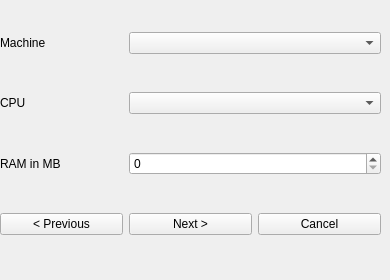
     <widget class="QWidget" name="page_16">
      <widget class="QWidget" name="gridLayoutWidget_15">
       <property name="geometry">
        <rect>
         <x>0</x>
         <y>0</y>
         <width>381</width>
         <height>271</height>
        </rect>
       </property>
       <layout class="QGridLayout" name="gridLayout_15">
        <item row="2" column="0">
         <widget class="QLabel" name="label_40">
          <property name="text">
           <string>RAM in MB</string>
          </property>
         </widget>
        </item>
        <item row="1" column="0">
         <widget class="QLabel" name="label_41">
          <property name="text">
           <string>CPU</string>
          </property>
         </widget>
        </item>
        <item row="0" column="0">
         <widget class="QLabel" name="label_42">
          <property name="text">
           <string>Machine</string>
          </property>
         </widget>
        </item>
        <item row="3" column="0">
         <widget class="QPushButton" name="pushButton_45">
          <property name="text">
           <string>&lt; Previous</string>
          </property>
         </widget>
        </item>
        <item row="3" column="1">
         <widget class="QPushButton" name="pushButton_46">
          <property name="text">
           <string>Next &gt;</string>
          </property>
         </widget>
        </item>
        <item row="3" column="2">
         <widget class="QPushButton" name="pushButton_47">
          <property name="text">
           <string>Cancel</string>
          </property>
         </widget>
        </item>
        <item row="0" column="1" colspan="2">
         <widget class="QComboBox" name="comboBox_23">
          <property name="placeholderText">
           <string>Please select a machine</string>
          </property>
          <item>
           <property name="text">
            <string>Let QEMU decide</string>
           </property>
          </item>
          <item>
           <property name="text">
            <string>microvm</string>
           </property>
          </item>
          <item>
           <property name="text">
            <string>pc</string>
           </property>
          </item>
          <item>
           <property name="text">
            <string>q35</string>
           </property>
          </item>
          <item>
           <property name="text">
            <string>isapc</string>
           </property>
          </item>
          <item>
           <property name="text">
            <string>none</string>
           </property>
          </item>
         </widget>
        </item>
        <item row="1" column="1" colspan="2">
         <widget class="QComboBox" name="comboBox_24">
          <property name="placeholderText">
           <string>Please select a processor</string>
          </property>
          <item>
           <property name="text">
            <string>Let QEMU decide</string>
           </property>
          </item>
          <item>
           <property name="text">
            <string>486</string>
           </property>
          </item>
          <item>
           <property name="text">
            <string>Broadwell</string>
           </property>
          </item>
          <item>
           <property name="text">
            <string>Cascadelake-Server</string>
           </property>
          </item>
          <item>
           <property name="text">
            <string>Conroe</string>
           </property>
          </item>
          <item>
           <property name="text">
            <string>Cooperlake</string>
           </property>
          </item>
          <item>
           <property name="text">
            <string>Denverton</string>
           </property>
          </item>
          <item>
           <property name="text">
            <string>Dhyana</string>
           </property>
          </item>
          <item>
           <property name="text">
            <string>EPYC</string>
           </property>
          </item>
          <item>
           <property name="text">
            <string>EPYC-Milan</string>
           </property>
          </item>
          <item>
           <property name="text">
            <string>EPYC-Rome</string>
           </property>
          </item>
          <item>
           <property name="text">
            <string>Haswell</string>
           </property>
          </item>
          <item>
           <property name="text">
            <string>Icelake-Client (depreciated)</string>
           </property>
          </item>
          <item>
           <property name="text">
            <string>Icelake-Server</string>
           </property>
          </item>
          <item>
           <property name="text">
            <string>IvyBridge</string>
           </property>
          </item>
          <item>
           <property name="text">
            <string>KnightsMill</string>
           </property>
          </item>
          <item>
           <property name="text">
            <string>Nehalem</string>
           </property>
          </item>
          <item>
           <property name="text">
            <string>Opteron_G1</string>
           </property>
          </item>
          <item>
           <property name="text">
            <string>Opteron_G2</string>
           </property>
          </item>
          <item>
           <property name="text">
            <string>Opteron_G3</string>
           </property>
          </item>
          <item>
           <property name="text">
            <string>Opteron_G4</string>
           </property>
          </item>
          <item>
           <property name="text">
            <string>Opteron_G5</string>
           </property>
          </item>
          <item>
           <property name="text">
            <string>Penryn</string>
           </property>
          </item>
          <item>
           <property name="text">
            <string>SandyBridge</string>
           </property>
          </item>
          <item>
           <property name="text">
            <string>Skylake-Client</string>
           </property>
          </item>
          <item>
           <property name="text">
            <string>Skylake-Server</string>
           </property>
          </item>
          <item>
           <property name="text">
            <string>Snowridge</string>
           </property>
          </item>
          <item>
           <property name="text">
            <string>Westmere</string>
           </property>
          </item>
          <item>
           <property name="text">
            <string>athlon</string>
           </property>
          </item>
          <item>
           <property name="text">
            <string>core2duo</string>
           </property>
          </item>
          <item>
           <property name="text">
            <string>coreduo</string>
           </property>
          </item>
          <item>
           <property name="text">
            <string>kvm32</string>
           </property>
          </item>
          <item>
           <property name="text">
            <string>kvm64</string>
           </property>
          </item>
          <item>
           <property name="text">
            <string>n270</string>
           </property>
          </item>
          <item>
           <property name="text">
            <string>pentium</string>
           </property>
          </item>
          <item>
           <property name="text">
            <string>pentium2</string>
           </property>
          </item>
          <item>
           <property name="text">
            <string>pentium3</string>
           </property>
          </item>
          <item>
           <property name="text">
            <string>phenom</string>
           </property>
          </item>
          <item>
           <property name="text">
            <string>qemu32</string>
           </property>
          </item>
          <item>
           <property name="text">
            <string>qemu64</string>
           </property>
          </item>
          <item>
           <property name="text">
            <string>base</string>
           </property>
          </item>
          <item>
           <property name="text">
            <string>max</string>
           </property>
          </item>
          <item>
           <property name="text">
            <string>host</string>
           </property>
          </item>
         </widget>
        </item>
        <item row="2" column="1" colspan="2">
         <widget class="QSpinBox" name="spinBox_9">
          <property name="maximum">
           <number>32768</number>
          </property>
          <property name="value">
           <number>0</number>
          </property>
         </widget>
        </item>
       </layout>
      </widget>
     </widget>
